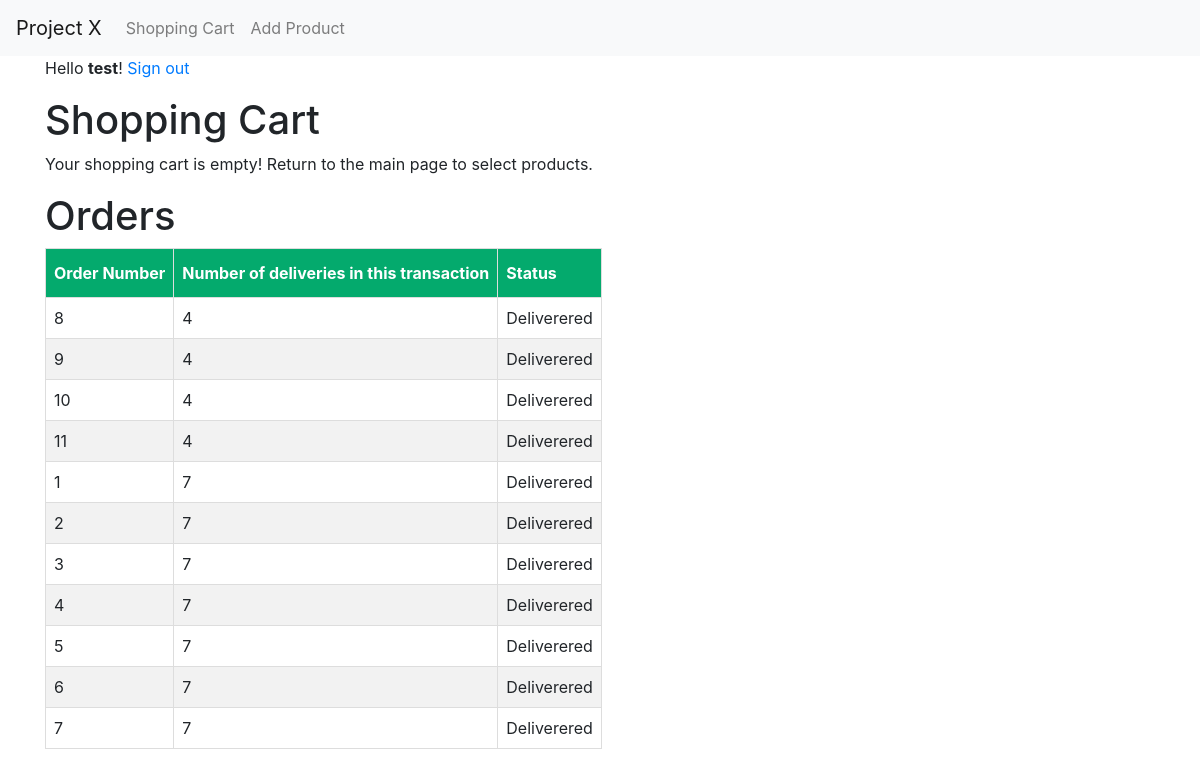
/cart, run on an earlier commit of the app's database.
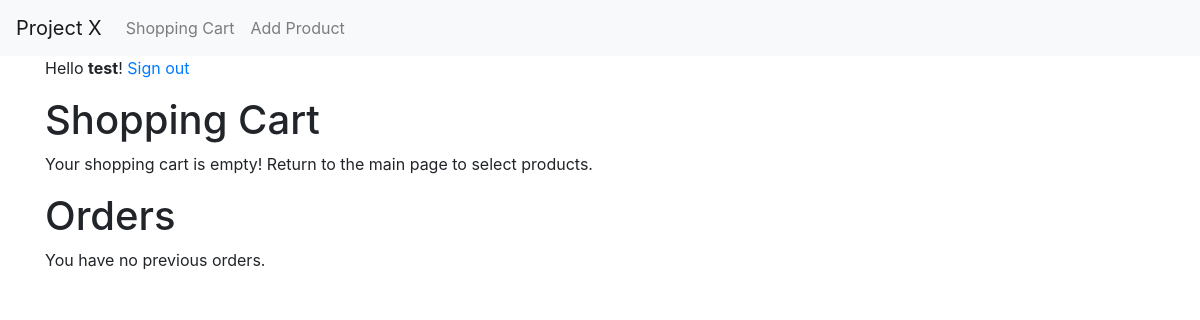
And on a later commit of the database.
### tables this page shows
CREATE TABLE orders (
    id INTEGER PRIMARY KEY AUTOINCREMENT,
    -- created TIMESTAMP NOT NULL DEFAULT CURRENT_TIMESTAMP,
    transaction_id TEXT NOT NULL,
    user_id TEXT NOT NULL,
    product_id TEXT NOT NULL,
    product_name TEXT NOT NULL,
    price TEXT NOT NULL,
    deliveries TEXT NOT NULL,
    status TEXT NOT NULL
);

### project_x.py (the view)
@app.route('/cart', methods=('GET', 'POST'))
def shopping_cart():
    if current_user.username == 'Anonymous':
        flash("Sign in to see your shopping cart.")
        return redirect(url_for('signin'))
    if request.method == 'POST' and request.args.get('status') == 'checkout':
        cart.commit_order()
        flash('Order complete! We will begin delivery soon.')
    elif request.method == 'POST' and request.args.get('remove_id') !='':
        remove_id = request.args.get('remove_id')
        product=Product(remove_id)
        cart.remove_product(remove_id)
        flash(f"{product.name} has been removed from your shopping cart.")
    if request.method == 'GET':
        products = cart.get_product_list()
        user_orders = Order().get_orders(current_user.id)
        return render_template('shopping-cart.html', user=current_user.username, cart=cart, products=products, orders=user_orders)
    products = cart.get_product_list()
    user_orders = Order().get_orders(current_user.id)
    return render_template('shopping-cart.html', user=current_user.username, cart=cart, products=products, orders=user_orders)

### project_x.py (called while the page is built)
def get_db_connection():
    conn = sqlite3.connect('database.db')
    conn.row_factory = sqlite3.Row
    return conn

    def get_product_list(self):
        conn = get_db_connection()
        sql = f'SELECT * FROM products WHERE id IN ({", ".join(["?"]*len(self.products))})'
        products = conn.execute(sql, self.products).fetchall()
        conn.commit()
        conn.close()
        return products

    def get_orders(self, user_id):
        conn = get_db_connection()
        orders = conn.execute('SELECT * FROM orders WHERE user_id = ? ORDER BY transaction_id', (user_id,)).fetchall()
        conn.close()
        return orders

### templates/shopping-cart.html (shortened to what this page needs)
{% extends 'base.html' %}
{% block content %}
<h1>{% block shop_title %} Shopping Cart {% endblock %}</h1>
{% if cart['products']|length == 0 %}
<p>Your shopping cart is empty! Return to the main page to select products.</p>
{% endif %}
<h1>{% block order_title %} Orders {% endblock %}</h1>
{% if orders|length == 0 %}
<p>You have no previous orders.</p>
{% else %}
<table>
    <thead>
        <th>Order Number</th>
        <th>Number of deliveries in this transaction</th>
        <th>Status</th>
    </thead>
    {% for order in orders %}
<tr>
    <td>{{ order['id'] }}</td>
    <td>{{ order['deliveries'] }}</td>
    <td>{{ order['status'] }}</td>
</tr>
{% endfor %}
    </table>
{% endif %}
{% endblock %}

### templates/base.html (shortened to what this page needs)
<!doctype html>
<html lang="en">
  <head>
    <link rel="stylesheet" href="https://stackpath.bootstrapcdn.com/bootstrap/4.3.1/css/bootstrap.min.css">
    <link rel="stylesheet" href="../static/css/style.css">
  </head>
  <body>
    <nav class="navbar navbar-expand-md navbar-light bg-light">
      <a class="navbar-brand" href="{{ url_for('index')}}">Project X</a>
      <div class="collapse navbar-collapse" id="navbarNav">
          <ul class="navbar-nav">
          <li class="nav-item">
              <a class="nav-link" href="{{url_for('shopping_cart')}}">Shopping Cart</a>
          </li>
          <li class="nav-item">
              <a class="nav-link" href="{{url_for('create')}}">Add Product</a>
          </li>
          </ul>
      </div>
  </nav>
  <div class="container">
      {% if user == 'Anonymous' or user == None %}
      <p>You are not signed in.  <a href="{{ url_for('signin') }}">Sign in</a></p>
      {% else %}
      <p>Hello <strong>{{ user }}</strong>!   <a href="{{ url_for('index', signout=True) }}">Sign out</a> </p>
      {% endif %}
      {% block content %} {% endblock %}
  </div>
  </body>
</html>

What changed in the data, as far as the page shows it:
removed orders: id "8", deliveries "4", status "Deliverered"
removed orders: id "9", deliveries "4", status "Deliverered"
removed orders: id "10", deliveries "4", status "Deliverered"
removed orders: id "11", deliveries "4", status "Deliverered"
removed orders: id "1", deliveries "7", status "Deliverered"
removed orders: id "2", deliveries "7", status "Deliverered"
removed orders: id "3", deliveries "7", status "Deliverered"
removed orders: id "4", deliveries "7", status "Deliverered"
removed orders: id "5", deliveries "7", status "Deliverered"
removed orders: id "6", deliveries "7", status "Deliverered"
removed orders: id "7", deliveries "7", status "Deliverered"
Also different on the page:
text no longer shown: "Order Number Number of deliveries in this transaction Status"
text now shown: "You have no previous orders."
